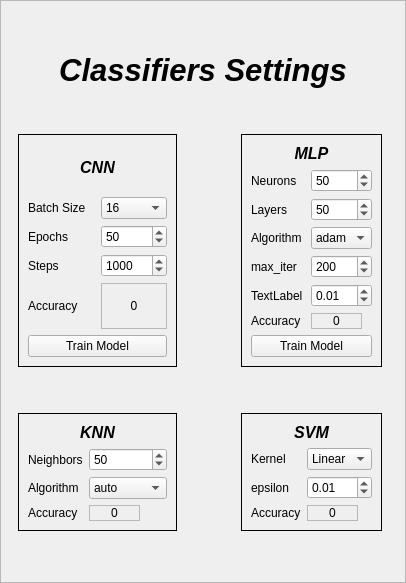
         <widget class="QFrame" name="frame_2">
          <property name="maximumSize">
           <size>
            <width>451</width>
            <height>16777215</height>
           </size>
          </property>
          <property name="frameShape">
           <enum>QFrame::StyledPanel</enum>
          </property>
          <property name="frameShadow">
           <enum>QFrame::Raised</enum>
          </property>
          <layout class="QGridLayout" name="gridLayout_70">
           <item row="3" column="1">
            <widget class="QFrame" name="frame_3">
             <property name="frameShape">
              <enum>QFrame::Panel</enum>
             </property>
             <layout class="QGridLayout" name="gridLayout_4">
              <item row="0" column="1" colspan="2">
               <widget class="QLabel" name="label_24">
                <property name="font">
                 <font>
                  <pointsize>12</pointsize>
                  <weight>75</weight>
                  <italic>true</italic>
                  <bold>true</bold>
                 </font>
                </property>
                <property name="frameShape">
                 <enum>QFrame::NoFrame</enum>
                </property>
                <property name="frameShadow">
                 <enum>QFrame::Raised</enum>
                </property>
                <property name="text">
                 <string>CNN</string>
                </property>
                <property name="alignment">
                 <set>Qt::AlignCenter</set>
                </property>
               </widget>
              </item>
              <item row="1" column="1">
               <widget class="QLabel" name="label_21">
                <property name="text">
                 <string>Batch Size</string>
                </property>
               </widget>
              </item>
              <item row="1" column="2">
               <widget class="QComboBox" name="comboBox_2">
                <property name="currentIndex">
                 <number>4</number>
                </property>
                <item>
                 <property name="text">
                  <string>1</string>
                 </property>
                </item>
                <item>
                 <property name="text">
                  <string>2</string>
                 </property>
                </item>
                <item>
                 <property name="text">
                  <string>4</string>
                 </property>
                </item>
                <item>
                 <property name="text">
                  <string>8</string>
                 </property>
                </item>
                <item>
                 <property name="text">
                  <string>16</string>
                 </property>
                </item>
                <item>
                 <property name="text">
                  <string>32</string>
                 </property>
                </item>
                <item>
                 <property name="text">
                  <string>64</string>
                 </property>
                </item>
               </widget>
              </item>
              <item row="2" column="1">
               <widget class="QLabel" name="label_22">
                <property name="text">
                 <string>Epochs</string>
                </property>
               </widget>
              </item>
              <item row="2" column="2">
               <widget class="QSpinBox" name="epoch_Box">
                <property name="maximum">
                 <number>1000</number>
                </property>
                <property name="value">
                 <number>50</number>
                </property>
               </widget>
              </item>
              <item row="3" column="1">
               <widget class="QLabel" name="label_23">
                <property name="text">
                 <string>Steps</string>
                </property>
               </widget>
              </item>
              <item row="3" column="2">
               <widget class="QSpinBox" name="steps_Box">
                <property name="minimum">
                 <number>1</number>
                </property>
                <property name="maximum">
                 <number>90000</number>
                </property>
                <property name="singleStep">
                 <number>100</number>
                </property>
                <property name="value">
                 <number>1000</number>
                </property>
               </widget>
              </item>
              <item row="4" column="1">
               <widget class="QLabel" name="label_25">
                <property name="text">
                 <string>Accuracy</string>
                </property>
               </widget>
              </item>
              <item row="4" column="2">
               <widget class="QLabel" name="cnn_accuracy_label">
                <property name="frameShape">
                 <enum>QFrame::StyledPanel</enum>
                </property>
                <property name="text">
                 <string>0</string>
                </property>
                <property name="alignment">
                 <set>Qt::AlignCenter</set>
                </property>
               </widget>
              </item>
              <item row="5" column="1" colspan="2">
               <widget class="QPushButton" name="train_cnn_Button">
                <property name="text">
                 <string>Train Model</string>
                </property>
               </widget>
              </item>
             </layout>
            </widget>
           </item>
           <item row="3" column="3">
            <spacer name="horizontalSpacer_27">
             <property name="orientation">
              <enum>Qt::Horizontal</enum>
             </property>
             <property name="sizeHint" stdset="0">
              <size>
               <width>40</width>
               <height>20</height>
              </size>
             </property>
            </spacer>
           </item>
           <item row="1" column="0" colspan="8">
            <widget class="QLabel" name="label_8">
             <property name="font">
              <font>
               <pointsize>23</pointsize>
               <weight>75</weight>
               <italic>true</italic>
               <bold>true</bold>
              </font>
             </property>
             <property name="frameShape">
              <enum>QFrame::NoFrame</enum>
             </property>
             <property name="text">
              <string>Classifiers Settings</string>
             </property>
             <property name="alignment">
              <set>Qt::AlignCenter</set>
             </property>
            </widget>
           </item>
           <item row="3" column="5">
            <widget class="QFrame" name="frame_77">
             <property name="frameShape">
              <enum>QFrame::Panel</enum>
             </property>
             <layout class="QGridLayout" name="gridLayout_37">
              <item row="2" column="1">
               <widget class="QSpinBox" name="epoch_Box_3">
                <property name="maximum">
                 <number>1000</number>
                </property>
                <property name="value">
                 <number>50</number>
                </property>
               </widget>
              </item>
              <item row="8" column="0" colspan="2">
               <widget class="QPushButton" name="train_cnn_Button_3">
                <property name="text">
                 <string>Train Model</string>
                </property>
               </widget>
              </item>
              <item row="3" column="1">
               <widget class="QComboBox" name="comboBox_12">
                <property name="currentIndex">
                 <number>0</number>
                </property>
                <item>
                 <property name="text">
                  <string>adam</string>
                 </property>
                </item>
                <item>
                 <property name="text">
                  <string>lbfgs</string>
                 </property>
                </item>
                <item>
                 <property name="text">
                  <string>sgd</string>
                 </property>
                </item>
               </widget>
              </item>
              <item row="0" column="0" colspan="2">
               <widget class="QLabel" name="label_174">
                <property name="font">
                 <font>
                  <pointsize>12</pointsize>
                  <weight>75</weight>
                  <italic>true</italic>
                  <bold>true</bold>
                 </font>
                </property>
                <property name="text">
                 <string>MLP</string>
                </property>
                <property name="alignment">
                 <set>Qt::AlignCenter</set>
                </property>
               </widget>
              </item>
              <item row="2" column="0">
               <widget class="QLabel" name="label_176">
                <property name="text">
                 <string>Layers</string>
                </property>
               </widget>
              </item>
              <item row="1" column="0">
               <widget class="QLabel" name="label_175">
                <property name="text">
                 <string>Neurons</string>
                </property>
               </widget>
              </item>
              <item row="4" column="1">
               <widget class="QSpinBox" name="steps_Box_3">
                <property name="minimum">
                 <number>1</number>
                </property>
                <property name="maximum">
                 <number>90000</number>
                </property>
                <property name="singleStep">
                 <number>100</number>
                </property>
                <property name="value">
                 <number>200</number>
                </property>
               </widget>
              </item>
              <item row="6" column="0">
               <widget class="QLabel" name="label_178">
                <property name="text">
                 <string>Accuracy</string>
                </property>
               </widget>
              </item>
              <item row="4" column="0">
               <widget class="QLabel" name="label_177">
                <property name="text">
                 <string>max_iter</string>
                </property>
               </widget>
              </item>
              <item row="1" column="1">
               <widget class="QSpinBox" name="epoch_Box_4">
                <property name="maximum">
                 <number>1000</number>
                </property>
                <property name="value">
                 <number>50</number>
                </property>
               </widget>
              </item>
              <item row="3" column="0">
               <widget class="QLabel" name="label_197">
                <property name="text">
                 <string>Algorithm</string>
                </property>
               </widget>
              </item>
              <item row="6" column="1">
               <widget class="QLabel" name="cnn_accuracy_label_7">
                <property name="maximumSize">
                 <size>
                  <width>51</width>
                  <height>31</height>
                 </size>
                </property>
                <property name="frameShape">
                 <enum>QFrame::StyledPanel</enum>
                </property>
                <property name="text">
                 <string>0</string>
                </property>
                <property name="alignment">
                 <set>Qt::AlignCenter</set>
                </property>
               </widget>
              </item>
              <item row="5" column="0">
               <widget class="QLabel" name="label_171">
                <property name="text">
                 <string>TextLabel</string>
                </property>
               </widget>
              </item>
              <item row="5" column="1">
               <widget class="QDoubleSpinBox" name="doubleSpinBox_2">
                <property name="maximum">
                 <double>1.000000000000000</double>
                </property>
                <property name="singleStep">
                 <double>0.010000000000000</double>
                </property>
                <property name="value">
                 <double>0.010000000000000</double>
                </property>
               </widget>
              </item>
             </layout>
            </widget>
           </item>
           <item row="5" column="5">
            <widget class="QFrame" name="frame_82">
             <property name="frameShape">
              <enum>QFrame::Panel</enum>
             </property>
             <layout class="QGridLayout" name="gridLayout_69">
              <item row="2" column="1">
               <widget class="QDoubleSpinBox" name="doubleSpinBox">
                <property name="maximum">
                 <double>1.000000000000000</double>
                </property>
                <property name="singleStep">
                 <double>0.010000000000000</double>
                </property>
                <property name="value">
                 <double>0.010000000000000</double>
                </property>
               </widget>
              </item>
              <item row="3" column="0">
               <widget class="QLabel" name="label_198">
                <property name="text">
                 <string>Accuracy</string>
                </property>
               </widget>
              </item>
              <item row="3" column="1">
               <widget class="QLabel" name="cnn_accuracy_label_5">
                <property name="maximumSize">
                 <size>
                  <width>51</width>
                  <height>31</height>
                 </size>
                </property>
                <property name="frameShape">
                 <enum>QFrame::StyledPanel</enum>
                </property>
                <property name="text">
                 <string>0</string>
                </property>
                <property name="alignment">
                 <set>Qt::AlignCenter</set>
                </property>
               </widget>
              </item>
              <item row="0" column="0" colspan="2">
               <widget class="QLabel" name="label_179">
                <property name="font">
                 <font>
                  <pointsize>12</pointsize>
                  <weight>75</weight>
                  <italic>true</italic>
                  <bold>true</bold>
                 </font>
                </property>
                <property name="text">
                 <string>SVM</string>
                </property>
                <property name="alignment">
                 <set>Qt::AlignCenter</set>
                </property>
               </widget>
              </item>
              <item row="1" column="0">
               <widget class="QLabel" name="label_180">
                <property name="text">
                 <string>Kernel</string>
                </property>
               </widget>
              </item>
              <item row="1" column="1">
               <widget class="QComboBox" name="comboBox_13">
                <property name="currentIndex">
                 <number>0</number>
                </property>
                <item>
                 <property name="text">
                  <string>Linear</string>
                 </property>
                </item>
                <item>
                 <property name="text">
                  <string>Poli</string>
                 </property>
                </item>
                <item>
                 <property name="text">
                  <string>Radial</string>
                 </property>
                </item>
               </widget>
              </item>
              <item row="2" column="0">
               <widget class="QLabel" name="label_181">
                <property name="text">
                 <string>epsilon</string>
                </property>
               </widget>
              </item>
             </layout>
            </widget>
           </item>
           <item row="4" column="1">
            <spacer name="verticalSpacer_26">
             <property name="orientation">
              <enum>Qt::Vertical</enum>
             </property>
             <property name="sizeHint" stdset="0">
              <size>
               <width>20</width>
               <height>40</height>
              </size>
             </property>
            </spacer>
           </item>
           <item row="5" column="1">
            <widget class="QFrame" name="frame_49">
             <property name="frameShape">
              <enum>QFrame::Panel</enum>
             </property>
             <layout class="QGridLayout" name="gridLayout_5">
              <item row="0" column="0" colspan="2">
               <widget class="QLabel" name="label_55">
                <property name="font">
                 <font>
                  <pointsize>12</pointsize>
                  <weight>75</weight>
                  <italic>true</italic>
                  <bold>true</bold>
                 </font>
                </property>
                <property name="text">
                 <string>KNN</string>
                </property>
                <property name="alignment">
                 <set>Qt::AlignCenter</set>
                </property>
               </widget>
              </item>
              <item row="3" column="1">
               <widget class="QLabel" name="cnn_accuracy_label_6">
                <property name="maximumSize">
                 <size>
                  <width>51</width>
                  <height>31</height>
                 </size>
                </property>
                <property name="frameShape">
                 <enum>QFrame::StyledPanel</enum>
                </property>
                <property name="text">
                 <string>0</string>
                </property>
                <property name="alignment">
                 <set>Qt::AlignCenter</set>
                </property>
               </widget>
              </item>
              <item row="3" column="0">
               <widget class="QLabel" name="label_173">
                <property name="text">
                 <string>Accuracy</string>
                </property>
               </widget>
              </item>
              <item row="1" column="0">
               <widget class="QLabel" name="label_88">
                <property name="text">
                 <string>Neighbors</string>
                </property>
               </widget>
              </item>
              <item row="2" column="1">
               <widget class="QComboBox" name="comboBox_11">
                <property name="currentIndex">
                 <number>0</number>
                </property>
                <item>
                 <property name="text">
                  <string>auto</string>
                 </property>
                </item>
                <item>
                 <property name="text">
                  <string>ball_tree</string>
                 </property>
                </item>
                <item>
                 <property name="text">
                  <string>kd_tree</string>
                 </property>
                </item>
                <item>
                 <property name="text">
                  <string>brute</string>
                 </property>
                </item>
               </widget>
              </item>
              <item row="1" column="1">
               <widget class="QSpinBox" name="epoch_Box_2">
                <property name="maximum">
                 <number>1000</number>
                </property>
                <property name="value">
                 <number>50</number>
                </property>
               </widget>
              </item>
              <item row="2" column="0">
               <widget class="QLabel" name="label_172">
                <property name="text">
                 <string>Algorithm</string>
                </property>
               </widget>
              </item>
             </layout>
            </widget>
           </item>
           <item row="2" column="1">
            <spacer name="verticalSpacer_29">
             <property name="orientation">
              <enum>Qt::Vertical</enum>
             </property>
             <property name="sizeHint" stdset="0">
              <size>
               <width>20</width>
               <height>40</height>
              </size>
             </property>
            </spacer>
           </item>
           <item row="6" column="1">
            <spacer name="verticalSpacer_30">
             <property name="orientation">
              <enum>Qt::Vertical</enum>
             </property>
             <property name="sizeHint" stdset="0">
              <size>
               <width>20</width>
               <height>40</height>
              </size>
             </property>
            </spacer>
           </item>
           <item row="0" column="3">
            <spacer name="verticalSpacer_34">
             <property name="orientation">
              <enum>Qt::Vertical</enum>
             </property>
             <property name="sizeHint" stdset="0">
              <size>
               <width>20</width>
               <height>40</height>
              </size>
             </property>
            </spacer>
           </item>
          </layout>
         </widget>
